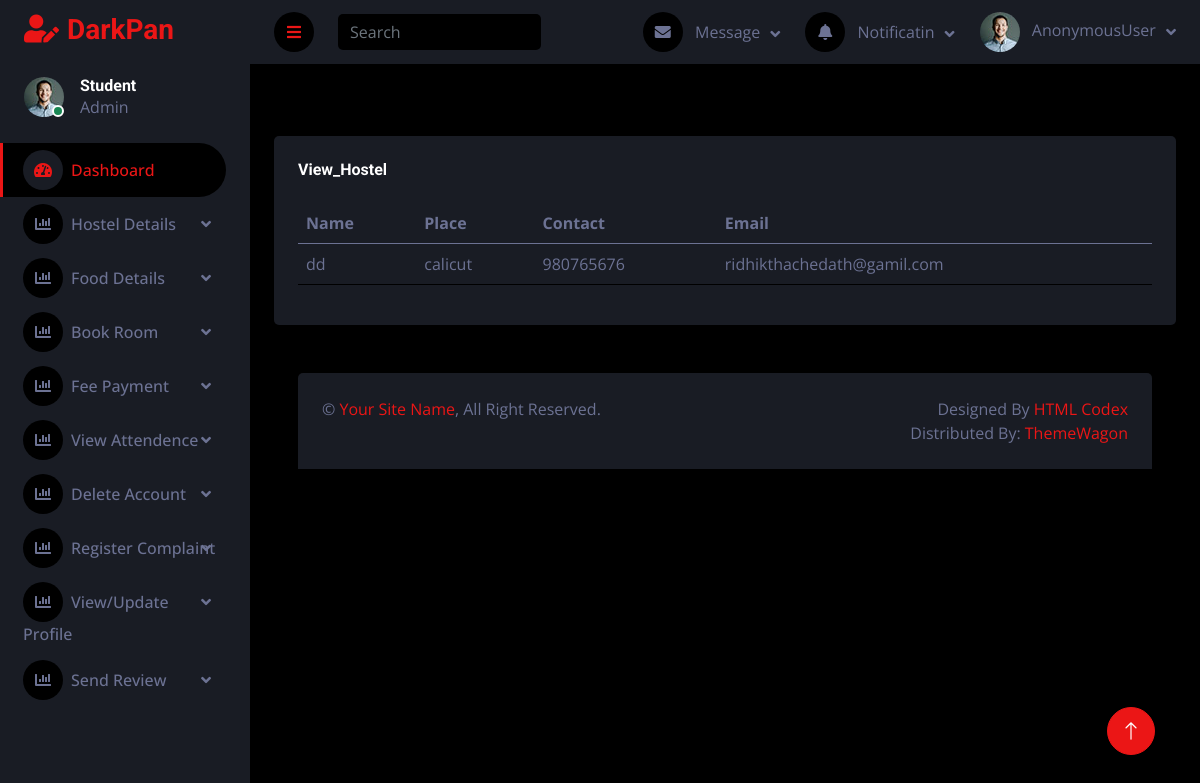
Page /studentviewhostel on the earlier database version.
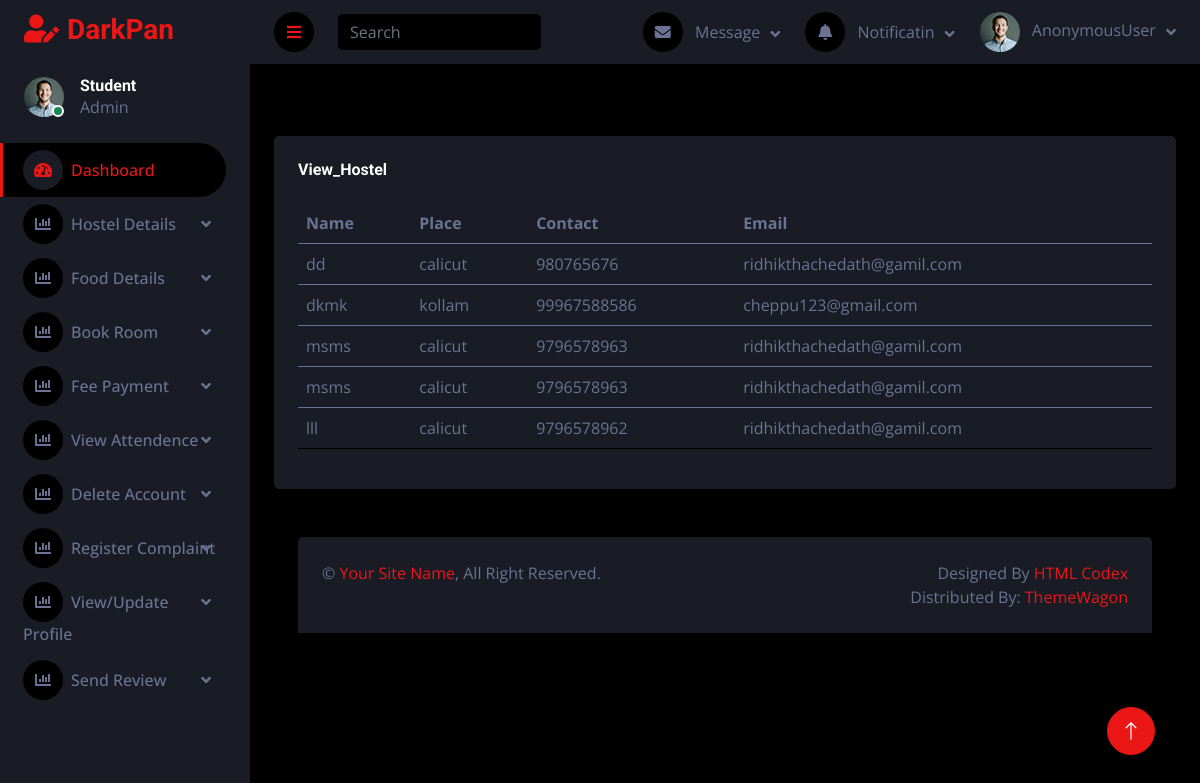
Same page on the later database version.
### app/models.py (models this page shows)
class hostel(models.Model):
    name=models.CharField(max_length=20)
    place=models.CharField(max_length=20)
    contact_no=models.IntegerField()
    email=models.EmailField()

### app/studentviews.py (the view)
def view_hostel(request):
    data=hostel.objects.all()
    return render(request,'student_temp/student_view_hostel.html',{'data':data})

### templates/student_temp/student_view_hostel.html
<!DOCTYPE html>
{% extends 'student_temp/student_home.html' %}
{% block content %}
{% load static %}
<div class="col-12">
    <div class="bg-secondary rounded h-100 p-4">
        <h6 class="mb-4">View_Hostel</h6>
        <div class="table-responsive">
            <table class="table">
                <thead>
                <tr>
                    <th scope="col">Name</th>
                    <th scope="col">Place</th>
                    <th scope="col">Contact</th>
                    <th scope="col">Email</th>
                </tr>
                </thead>
                <tbody>
                {% for i in data %}
                <tr>
                    <td>{{i.name}}</td>
                    <td>{{i.place}}</td>
                    <td>{{i.contact_no}}</td>
                    <td>{{i.email}}</td>
                </tr>
                </tbody>
                {% endfor %}
            </table>
        </div>
{% endblock %}

Differences in the rows shown:
added hostel: name "dkmk", place "kollam", contact_no "99967588586", email "cheppu123@gmail.com"
added hostel: name "msms", place "calicut", contact_no "9796578963", email "ridhikthachedath@gamil.com"
added hostel: name "msms", place "calicut", contact_no "9796578963", email "ridhikthachedath@gamil.com"
added hostel: name "lll", place "calicut", contact_no "9796578962", email "ridhikthachedath@gamil.com"
